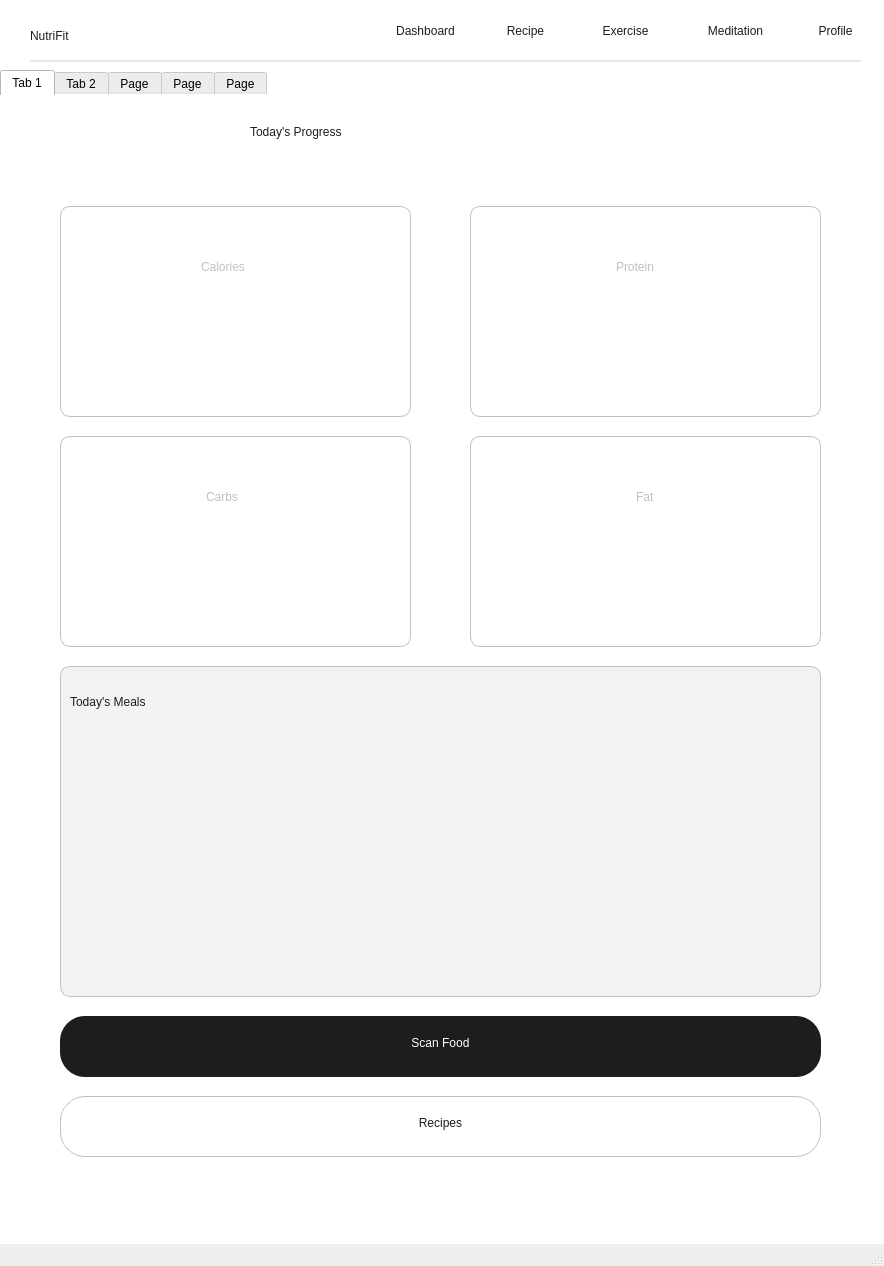
<?xml version="1.0" encoding="UTF-8"?>
<ui version="4.0">
 <class>MainWindow</class>
 <widget class="QMainWindow" name="MainWindow">
  <property name="geometry">
   <rect>
    <x>0</x>
    <y>0</y>
    <width>884</width>
    <height>1266</height>
   </rect>
  </property>
  <property name="windowTitle">
   <string>MainWindow</string>
  </property>
  <widget class="QWidget" name="centralwidget">
   <property name="styleSheet">
    <string notr="true">QWidget{
background-color: white
}</string>
   </property>
   <widget class="QTabWidget" name="tabWidget">
    <property name="geometry">
     <rect>
      <x>0</x>
      <y>70</y>
      <width>911</width>
      <height>1111</height>
     </rect>
    </property>
    <property name="styleSheet">
     <string notr="true">QTabWidget{
background-color: none;
height: 0px;
width: 0px;
padding: 0px;
margin: 0px;
border: 0px
}</string>
    </property>
    <property name="currentIndex">
     <number>0</number>
    </property>
    <widget class="QWidget" name="tab">
     <attribute name="title">
      <string>Tab 1</string>
     </attribute>
     <widget class="QScrollArea" name="scrollArea">
      <property name="geometry">
       <rect>
        <x>-20</x>
        <y>0</y>
        <width>931</width>
        <height>1121</height>
       </rect>
      </property>
      <property name="styleSheet">
       <string notr="true">QScrollArea{
	background-color: white;
	border:0px solid white
}</string>
      </property>
      <property name="widgetResizable">
       <bool>true</bool>
      </property>
      <widget class="QWidget" name="scroll_contents">
       <property name="geometry">
        <rect>
         <x>0</x>
         <y>0</y>
         <width>931</width>
         <height>1121</height>
        </rect>
       </property>
       <widget class="QLabel" name="prog_lbl">
        <property name="geometry">
         <rect>
          <x>270</x>
          <y>0</y>
          <width>401</width>
          <height>71</height>
         </rect>
        </property>
        <property name="styleSheet">
         <string notr="true">QLabel{
	background-color: white;
	color: #1D1D1D;
	font: 500 35pt &quot;Epilogue&quot;;
}</string>
        </property>
        <property name="text">
         <string>Today's Progress</string>
        </property>
       </widget>
       <widget class="QLabel" name="day_lbl">
        <property name="geometry">
         <rect>
          <x>280</x>
          <y>70</y>
          <width>351</width>
          <height>21</height>
         </rect>
        </property>
        <property name="styleSheet">
         <string notr="true">QLabel{
	background-color: white;
	color: #939393;
	font: 15pt &quot;Epilogue&quot;;
}</string>
        </property>
        <property name="text">
         <string/>
        </property>
       </widget>
       <widget class="QLabel" name="cal">
        <property name="geometry">
         <rect>
          <x>80</x>
          <y>110</y>
          <width>351</width>
          <height>211</height>
         </rect>
        </property>
        <property name="styleSheet">
         <string notr="true">QLabel{
background-color:white;
border: 1px solid #C0C0C0;
border-radius:10px;
font:15px &quot;Epilogue&quot;;
color:#C0C0C0;
padding-bottom:90;
padding-left:137
}</string>
        </property>
        <property name="text">
         <string>Calories</string>
        </property>
       </widget>
       <widget class="QLabel" name="prot">
        <property name="geometry">
         <rect>
          <x>490</x>
          <y>110</y>
          <width>351</width>
          <height>211</height>
         </rect>
        </property>
        <property name="styleSheet">
         <string notr="true">QLabel{
background-color:white;
border: 1px solid #C0C0C0;
border-radius:10px;
font:15px &quot;Epilogue&quot;;
color:#C0C0C0;
padding-bottom:90;
padding-left:142
}</string>
        </property>
        <property name="text">
         <string>Protein</string>
        </property>
       </widget>
       <widget class="QLabel" name="fat">
        <property name="geometry">
         <rect>
          <x>490</x>
          <y>340</y>
          <width>351</width>
          <height>211</height>
         </rect>
        </property>
        <property name="styleSheet">
         <string notr="true">QLabel{
background-color:white;
border: 1px solid #C0C0C0;
border-radius:10px;
font:15px &quot;Epilogue&quot;;
color:#C0C0C0;
padding-bottom:90;
padding-left:162
}</string>
        </property>
        <property name="text">
         <string>Fat</string>
        </property>
       </widget>
       <widget class="QLabel" name="carb">
        <property name="geometry">
         <rect>
          <x>80</x>
          <y>340</y>
          <width>351</width>
          <height>211</height>
         </rect>
        </property>
        <property name="styleSheet">
         <string notr="true">QLabel{
background-color:white;
border: 1px solid #C0C0C0;
border-radius:10px;
font:15px &quot;Epilogue&quot;;
color:#C0C0C0;
padding-bottom:90;
padding-left:142
}</string>
        </property>
        <property name="text">
         <string>Carbs</string>
        </property>
       </widget>
       <widget class="QLabel" name="cal_counter">
        <property name="geometry">
         <rect>
          <x>140</x>
          <y>180</y>
          <width>231</width>
          <height>91</height>
         </rect>
        </property>
        <property name="styleSheet">
         <string notr="true">QLabel{
	font: 700 40pt &quot;Epilogue&quot;;
	color:#1D1D1D
}</string>
        </property>
        <property name="text">
         <string/>
        </property>
       </widget>
       <widget class="QLabel" name="prot_counter">
        <property name="geometry">
         <rect>
          <x>540</x>
          <y>180</y>
          <width>261</width>
          <height>91</height>
         </rect>
        </property>
        <property name="styleSheet">
         <string notr="true">QLabel{
	font: 700 40pt &quot;Epilogue&quot;;
	color:#1D1D1D
}</string>
        </property>
        <property name="text">
         <string/>
        </property>
       </widget>
       <widget class="QLabel" name="carbs_counter">
        <property name="geometry">
         <rect>
          <x>120</x>
          <y>420</y>
          <width>261</width>
          <height>91</height>
         </rect>
        </property>
        <property name="styleSheet">
         <string notr="true">QLabel{
	font: 700 40pt &quot;Epilogue&quot;;
	color:#1D1D1D
}</string>
        </property>
        <property name="text">
         <string/>
        </property>
       </widget>
       <widget class="QLabel" name="fats_counter">
        <property name="geometry">
         <rect>
          <x>540</x>
          <y>420</y>
          <width>251</width>
          <height>91</height>
         </rect>
        </property>
        <property name="styleSheet">
         <string notr="true">QLabel{
	font: 700 40pt &quot;Epilogue&quot;;
	color:#1D1D1D
}</string>
        </property>
        <property name="text">
         <string/>
        </property>
       </widget>
       <widget class="QPushButton" name="scan_btn">
        <property name="geometry">
         <rect>
          <x>80</x>
          <y>920</y>
          <width>761</width>
          <height>61</height>
         </rect>
        </property>
        <property name="styleSheet">
         <string notr="true">QPushButton{
	background-color:#1D1D1D;
	font: 600 25pt &quot;Epilogue&quot;;
	border-radius:25px;
	color:white;
	padding-bottom:7px
}
</string>
        </property>
        <property name="text">
         <string>Scan Food</string>
        </property>
       </widget>
       <widget class="QPushButton" name="recipe_t">
        <property name="geometry">
         <rect>
          <x>80</x>
          <y>1000</y>
          <width>761</width>
          <height>61</height>
         </rect>
        </property>
        <property name="styleSheet">
         <string notr="true">QPushButton{
	background-color:white;
	font: 600 25pt &quot;Epilogue&quot;;
	border-radius:25px;
	color: #1D1D1D;
	border:1px solid #C0C0C0;
	padding-bottom:7px;
}</string>
        </property>
        <property name="text">
         <string>Recipes</string>
        </property>
       </widget>
       <widget class="QWidget" name="verticalLayoutWidget">
        <property name="geometry">
         <rect>
          <x>80</x>
          <y>570</y>
          <width>761</width>
          <height>331</height>
         </rect>
        </property>
        <layout class="QVBoxLayout" name="meal_log">
         <item>
          <widget class="QWidget" name="meal_log_widget" native="true">
           <property name="styleSheet">
            <string notr="true">QWidget{
font: 400 20px &quot;Epilogue&quot;;
color:#1d1d1d;
border-radius:10px;
background-color:rgb(242, 242, 242);
border:1px solid #c0c0c0
}</string>
           </property>
           <widget class="QLabel" name="label_2">
            <property name="geometry">
             <rect>
              <x>10</x>
              <y>10</y>
              <width>171</width>
              <height>51</height>
             </rect>
            </property>
            <property name="styleSheet">
             <string notr="true">QLabel{
font: 300 25px &quot;Epilogue&quot;;
color:#1d1d1d;
background-color:#f2f2f2;
border:none;

}
</string>
            </property>
            <property name="text">
             <string>Today's Meals</string>
            </property>
           </widget>
          </widget>
         </item>
        </layout>
       </widget>
      </widget>
     </widget>
    </widget>
    <widget class="QWidget" name="tab_2">
     <attribute name="title">
      <string>Tab 2</string>
     </attribute>
     <widget class="QWidget" name="widget" native="true">
      <property name="geometry">
       <rect>
        <x>30</x>
        <y>0</y>
        <width>821</width>
        <height>821</height>
       </rect>
      </property>
      <property name="styleSheet">
       <string notr="true">QWidget{
	border:1px solid #C0C0C0;
	border-radius: 10px
}</string>
      </property>
      <widget class="QLineEdit" name="search_bar">
       <property name="geometry">
        <rect>
         <x>30</x>
         <y>30</y>
         <width>761</width>
         <height>51</height>
        </rect>
       </property>
       <property name="styleSheet">
        <string notr="true">QLineEdit{
	color:#C0C0C0;
	font: 300 13pt &quot;Epilogue&quot;;
	padding-left:5px
}
</string>
       </property>
       <property name="text">
        <string>Select Ingredients</string>
       </property>
      </widget>
      <widget class="QLabel" name="igr_select">
       <property name="geometry">
        <rect>
         <x>30</x>
         <y>90</y>
         <width>241</width>
         <height>41</height>
        </rect>
       </property>
       <property name="styleSheet">
        <string notr="true">QLabel{
	font: 300 20pt &quot;Epilogue&quot;;
	color:#1D1D1D;
	border:none;
}</string>
       </property>
       <property name="text">
        <string>Select Ingredients</string>
       </property>
      </widget>
      <widget class="QWidget" name="ingr_add" native="true">
       <property name="geometry">
        <rect>
         <x>10</x>
         <y>130</y>
         <width>801</width>
         <height>421</height>
        </rect>
       </property>
       <property name="styleSheet">
        <string notr="true">QWidget{
	border:none;
}</string>
       </property>
      </widget>
      <widget class="QPushButton" name="save_recipe_btn">
       <property name="geometry">
        <rect>
         <x>70</x>
         <y>660</y>
         <width>671</width>
         <height>51</height>
        </rect>
       </property>
       <property name="styleSheet">
        <string notr="true">QPushButton{
	background-color:#1D1D1D;
	font: 500 20px &quot;Epilogue&quot;;
	border-radius: 25px;

}</string>
       </property>
       <property name="text">
        <string>Save Recipe </string>
       </property>
      </widget>
      <widget class="QPushButton" name="new_recipe_btn">
       <property name="geometry">
        <rect>
         <x>70</x>
         <y>580</y>
         <width>671</width>
         <height>51</height>
        </rect>
       </property>
       <property name="styleSheet">
        <string notr="true">QPushButton{
	background-color:#1D1D1D;
	font: 500 20px &quot;Epilogue&quot;;
	border-radius: 25px;

}</string>
       </property>
       <property name="text">
        <string>New Recipe</string>
       </property>
      </widget>
     </widget>
    </widget>
    <widget class="QWidget" name="tab_3">
     <attribute name="title">
      <string>Page</string>
     </attribute>
    </widget>
    <widget class="QWidget" name="tab_4">
     <attribute name="title">
      <string>Page</string>
     </attribute>
    </widget>
    <widget class="QWidget" name="tab_5">
     <attribute name="title">
      <string>Page</string>
     </attribute>
     <widget class="QWidget" name="widget_3" native="true">
      <property name="geometry">
       <rect>
        <x>0</x>
        <y>0</y>
        <width>881</width>
        <height>721</height>
       </rect>
      </property>
      <property name="styleSheet">
       <string notr="true">QWidget{
background-color:white
}</string>
      </property>
      <widget class="QLabel" name="label_4">
       <property name="geometry">
        <rect>
         <x>20</x>
         <y>20</y>
         <width>841</width>
         <height>681</height>
        </rect>
       </property>
       <property name="styleSheet">
        <string notr="true">QLabel{
	border: 1px solid #D4D4D4;
	border-radius:5px;
	background-color: #F9F9F9
}</string>
       </property>
       <property name="text">
        <string/>
       </property>
      </widget>
      <widget class="QLabel" name="heading">
       <property name="geometry">
        <rect>
         <x>40</x>
         <y>40</y>
         <width>231</width>
         <height>31</height>
        </rect>
       </property>
       <property name="styleSheet">
        <string notr="true">QLabel{
	background-color:#F9F9F9;
	font: 200 22pt &quot;Epilogue&quot;;
	color: #1D1D1D

}
</string>
       </property>
       <property name="text">
        <string>Your Profile</string>
       </property>
      </widget>
      <widget class="QLabel" name="name">
       <property name="geometry">
        <rect>
         <x>40</x>
         <y>100</y>
         <width>61</width>
         <height>31</height>
        </rect>
       </property>
       <property name="styleSheet">
        <string notr="true">QLabel{
	background-color:#F9F9F9;
	font: 200 15pt &quot;Epilogue&quot;;
	color: #1D1D1D

}
</string>
       </property>
       <property name="text">
        <string>Name</string>
       </property>
      </widget>
      <widget class="QLineEdit" name="line_name">
       <property name="geometry">
        <rect>
         <x>40</x>
         <y>130</y>
         <width>791</width>
         <height>31</height>
        </rect>
       </property>
       <property name="styleSheet">
        <string notr="true">QLineEdit{
background-color: white;
border-radius: 5px;
border: 1px solid #D7D7D7;
font: 200 15px &quot;Epilogue&quot;;
color: #1D1D1D
}</string>
       </property>
      </widget>
      <widget class="QLabel" name="age">
       <property name="geometry">
        <rect>
         <x>40</x>
         <y>180</y>
         <width>41</width>
         <height>31</height>
        </rect>
       </property>
       <property name="styleSheet">
        <string notr="true">QLabel{
	background-color:#F9F9F9;
	font: 200 15pt &quot;Epilogue&quot;;
	color: #1D1D1D

}
</string>
       </property>
       <property name="text">
        <string>Age</string>
       </property>
      </widget>
      <widget class="QLineEdit" name="line_age">
       <property name="geometry">
        <rect>
         <x>40</x>
         <y>220</y>
         <width>351</width>
         <height>31</height>
        </rect>
       </property>
       <property name="styleSheet">
        <string notr="true">QLineEdit{
background-color: white;
border-radius: 5px;
border: 1px solid #D7D7D7;
color: #1D1D1D
}</string>
       </property>
      </widget>
      <widget class="QLabel" name="gender">
       <property name="geometry">
        <rect>
         <x>470</x>
         <y>180</y>
         <width>71</width>
         <height>31</height>
        </rect>
       </property>
       <property name="styleSheet">
        <string notr="true">QLabel{
	background-color:#F9F9F9;
	font: 200 15pt &quot;Epilogue&quot;;
	color: #1D1D1D

}
</string>
       </property>
       <property name="text">
        <string>Gender</string>
       </property>
      </widget>
      <widget class="QComboBox" name="line_gender">
       <property name="geometry">
        <rect>
         <x>470</x>
         <y>210</y>
         <width>361</width>
         <height>31</height>
        </rect>
       </property>
       <property name="styleSheet">
        <string notr="true">QComboBox{
background-color: white;
border-radius: 5px;
border: 1px solid #D7d7d7;
color: #1D1D1D;
font: 300 10px &quot;Epilogue&quot;;
padding-left:5px
}
QComboBox QAbstractItemView {
     background-color: white;
     border: 1px solid #D7D7D7;
     selection-background-color: #eee;
     selection-color: black;
     outline: none;
     border-radius: 0px;
	color: #1D1D1D;
	height: 30px;
	padding-left:5px;
	border: 1px solid #D7D7D7; 
    outline: none;
}
QComboBox QAbstractItemView :: viewport{
	border: none;
	background-color: transparent
}</string>
       </property>
       <item>
        <property name="text">
         <string>Male</string>
        </property>
       </item>
       <item>
        <property name="text">
         <string>Female</string>
        </property>
       </item>
       <item>
        <property name="text">
         <string>Bakchodi mat kar lode</string>
        </property>
       </item>
      </widget>
      <widget class="QLabel" name="height">
       <property name="geometry">
        <rect>
         <x>40</x>
         <y>270</y>
         <width>111</width>
         <height>31</height>
        </rect>
       </property>
       <property name="styleSheet">
        <string notr="true">QLabel{
	background-color:#F9F9F9;
	font: 200 15pt &quot;Epilogue&quot;;
	color: #1D1D1D

}
</string>
       </property>
       <property name="text">
        <string>Height (cm)</string>
       </property>
      </widget>
      <widget class="QLineEdit" name="line_height">
       <property name="geometry">
        <rect>
         <x>40</x>
         <y>310</y>
         <width>351</width>
         <height>31</height>
        </rect>
       </property>
       <property name="styleSheet">
        <string notr="true">QLineEdit{
background-color: white;
border-radius: 5px;
border: 1px solid #D7D7D7;
color:#1D1D1D
}</string>
       </property>
      </widget>
      <widget class="QLabel" name="weight">
       <property name="geometry">
        <rect>
         <x>470</x>
         <y>270</y>
         <width>111</width>
         <height>31</height>
        </rect>
       </property>
       <property name="styleSheet">
        <string notr="true">QLabel{
	background-color:#F9F9F9;
	font: 200 15pt &quot;Epilogue&quot;;
	color: #1D1D1D

}
</string>
       </property>
       <property name="text">
        <string>Weight (kg)</string>
       </property>
      </widget>
      <widget class="QLineEdit" name="line_weight">
       <property name="geometry">
        <rect>
         <x>460</x>
         <y>310</y>
         <width>371</width>
         <height>31</height>
        </rect>
       </property>
       <property name="styleSheet">
        <string notr="true">QLineEdit{
background-color: white;
border-radius: 5px;
border: 1px solid #D7D7D7;
color:#1D1D1D
}</string>
       </property>
      </widget>
      <widget class="QLabel" name="goal_weight">
       <property name="geometry">
        <rect>
         <x>40</x>
         <y>370</y>
         <width>121</width>
         <height>31</height>
        </rect>
       </property>
       <property name="styleSheet">
        <string notr="true">QLabel{
	background-color:#F9F9F9;
	font: 200 15pt &quot;Epilogue&quot;;
	color: #1D1D1D

}
</string>
       </property>
       <property name="text">
        <string>Goal Weight</string>
       </property>
      </widget>
      <widget class="QLineEdit" name="line_goal">
       <property name="geometry">
        <rect>
         <x>40</x>
         <y>410</y>
         <width>791</width>
         <height>31</height>
        </rect>
       </property>
       <property name="styleSheet">
        <string notr="true">QLineEdit{
background-color: white;
border-radius: 5px;
border: 1px solid #D7D7D7;
color:#1D1D1D
}</string>
       </property>
      </widget>
      <widget class="QLabel" name="diet_pref">
       <property name="geometry">
        <rect>
         <x>40</x>
         <y>460</y>
         <width>231</width>
         <height>31</height>
        </rect>
       </property>
       <property name="styleSheet">
        <string notr="true">QLabel{
	background-color:#F9F9F9;
	font: 200 15pt &quot;Epilogue&quot;;
	color: #1D1D1D

}
</string>
       </property>
       <property name="text">
        <string>Dietary Preference</string>
       </property>
      </widget>
      <widget class="QComboBox" name="line_diet">
       <property name="geometry">
        <rect>
         <x>40</x>
         <y>520</y>
         <width>791</width>
         <height>31</height>
        </rect>
       </property>
       <property name="styleSheet">
        <string notr="true">QComboBox{
background-color: white;
border-radius: 5px;
border: 1px solid #D7D7D7;
color: #1D1D1D;
font:300 10px &quot;Epilogue&quot;;
padding-left:5px
}
QComboBox QAbstractItemView {
     background-color: white;
     border: 1px solid #D7D7D7;
	outline: none;
     selection-background-color: #eee;
     selection-color: black;
     outline: none;
     border-radius: 0px; 
	color: #1D1D1D;
	height: 35px;
	padding-left:5px

}

QComboBox::down-arrow {
    width: 12px;
    height: 12px;
}
QComboBox QAbstractItemView :: viewport{
	border: none;
	background-color: transparent
}</string>
       </property>
       <item>
        <property name="text">
         <string>Veg</string>
        </property>
       </item>
       <item>
        <property name="text">
         <string>Non-Veg</string>
        </property>
       </item>
      </widget>
     </widget>
    </widget>
   </widget>
   <widget class="QLabel" name="label">
    <property name="geometry">
     <rect>
      <x>30</x>
      <y>10</y>
      <width>131</width>
      <height>51</height>
     </rect>
    </property>
    <property name="styleSheet">
     <string notr="true">QLabel{
background-color: none;
font: 800 25px &quot;Epilogue&quot;;
color: #1D1D1D
}
</string>
    </property>
    <property name="text">
     <string>NutriFit</string>
    </property>
   </widget>
   <widget class="QFrame" name="dashboard">
    <property name="geometry">
     <rect>
      <x>370</x>
      <y>10</y>
      <width>111</width>
      <height>41</height>
     </rect>
    </property>
    <property name="styleSheet">
     <string notr="true">QFrame{
border: none;
border-radius: 5px
}</string>
    </property>
    <property name="frameShape">
     <enum>QFrame::NoFrame</enum>
    </property>
    <widget class="QPushButton" name="dashboard_btn">
     <property name="geometry">
      <rect>
       <x>0</x>
       <y>0</y>
       <width>111</width>
       <height>41</height>
      </rect>
     </property>
     <property name="styleSheet">
      <string notr="true">QPushButton{
	background-color: white;
	font: 500 15pt &quot;Epilogue&quot;;
	color:#1D1D1D;
	border-radius: 10px;
	border-color: none
}
QPushButton:checked {
	background-color:	#EFEFEF;
}</string>
     </property>
     <property name="text">
      <string>Dashboard</string>
     </property>
     <property name="checkable">
      <bool>true</bool>
     </property>
    </widget>
   </widget>
   <widget class="QFrame" name="recipe">
    <property name="geometry">
     <rect>
      <x>480</x>
      <y>10</y>
      <width>91</width>
      <height>41</height>
     </rect>
    </property>
    <property name="styleSheet">
     <string notr="true">QFrame{
border: none;
border-radius: 5px
}</string>
    </property>
    <property name="frameShape">
     <enum>QFrame::NoFrame</enum>
    </property>
    <widget class="QPushButton" name="recipe_btn">
     <property name="geometry">
      <rect>
       <x>0</x>
       <y>0</y>
       <width>91</width>
       <height>41</height>
      </rect>
     </property>
     <property name="styleSheet">
      <string notr="true">QPushButton{
	background-color: white;
	font: 500 15pt &quot;Epilogue&quot;;
	color:#1D1D1D;
	border-radius: 10px;
	border-color: none
}
QPushButton:checked {
	background-color:	#EFEFEF;
}</string>
     </property>
     <property name="text">
      <string>Recipe</string>
     </property>
     <property name="checkable">
      <bool>true</bool>
     </property>
    </widget>
   </widget>
   <widget class="QFrame" name="exercise">
    <property name="geometry">
     <rect>
      <x>580</x>
      <y>10</y>
      <width>91</width>
      <height>41</height>
     </rect>
    </property>
    <property name="styleSheet">
     <string notr="true">QFrame{
border: none;
border-radius: 5px
}</string>
    </property>
    <property name="frameShape">
     <enum>QFrame::NoFrame</enum>
    </property>
    <widget class="QPushButton" name="exercise_btn">
     <property name="geometry">
      <rect>
       <x>0</x>
       <y>0</y>
       <width>91</width>
       <height>41</height>
      </rect>
     </property>
     <property name="styleSheet">
      <string notr="true">QPushButton{
	background-color: white;
	font: 500 15pt &quot;Epilogue&quot;;
	color:#1D1D1D;
	border-radius: 10px;
	border-color: none
}
QPushButton:checked {
	background-color:	#EFEFEF;
}</string>
     </property>
     <property name="text">
      <string>Exercise</string>
     </property>
     <property name="checkable">
      <bool>true</bool>
     </property>
    </widget>
   </widget>
   <widget class="QFrame" name="meditation">
    <property name="geometry">
     <rect>
      <x>680</x>
      <y>10</y>
      <width>111</width>
      <height>41</height>
     </rect>
    </property>
    <property name="styleSheet">
     <string notr="true">QFrame{
border: none;
border-radius: 5px
}</string>
    </property>
    <property name="frameShape">
     <enum>QFrame::NoFrame</enum>
    </property>
    <widget class="QPushButton" name="mediation_btn">
     <property name="geometry">
      <rect>
       <x>0</x>
       <y>0</y>
       <width>111</width>
       <height>41</height>
      </rect>
     </property>
     <property name="styleSheet">
      <string notr="true">QPushButton{
	background-color: white;
	font: 500 15pt &quot;Epilogue&quot;;
	color:#1D1D1D;
	border-radius: 10px;
	border-color: none
}
QPushButton:checked {
	background-color:	#EFEFEF;
}</string>
     </property>
     <property name="text">
      <string>Meditation</string>
     </property>
     <property name="checkable">
      <bool>true</bool>
     </property>
    </widget>
   </widget>
   <widget class="QFrame" name="profile">
    <property name="geometry">
     <rect>
      <x>790</x>
      <y>10</y>
      <width>91</width>
      <height>41</height>
     </rect>
    </property>
    <property name="styleSheet">
     <string notr="true">QFrame{
border: none;
border-radius: 5px
}</string>
    </property>
    <property name="frameShape">
     <enum>QFrame::NoFrame</enum>
    </property>
    <widget class="QPushButton" name="profile_btn">
     <property name="geometry">
      <rect>
       <x>0</x>
       <y>0</y>
       <width>91</width>
       <height>41</height>
      </rect>
     </property>
     <property name="styleSheet">
      <string notr="true">QPushButton{
	background-color: white;
	font: 500 15pt &quot;Epilogue&quot;;
	color:#1D1D1D;
	border-radius: 10px;
	border-color: none
}
QPushButton:checked {
	background-color:	#EFEFEF;
}</string>
     </property>
     <property name="text">
      <string>Profile</string>
     </property>
     <property name="checkable">
      <bool>true</bool>
     </property>
    </widget>
   </widget>
   <widget class="Line" name="line">
    <property name="geometry">
     <rect>
      <x>30</x>
      <y>60</y>
      <width>831</width>
      <height>2</height>
     </rect>
    </property>
    <property name="styleSheet">
     <string notr="true">#line{
	height:1px;
	background-color: #e8e8e8;
	border:none;
}</string>
    </property>
    <property name="orientation">
     <enum>Qt::Vertical</enum>
    </property>
   </widget>
  </widget>
  <widget class="QMenuBar" name="menubar">
   <property name="geometry">
    <rect>
     <x>0</x>
     <y>0</y>
     <width>884</width>
     <height>21</height>
    </rect>
   </property>
  </widget>
  <widget class="QStatusBar" name="statusbar"/>
 </widget>
 <resources/>
 <connections/>
</ui>
